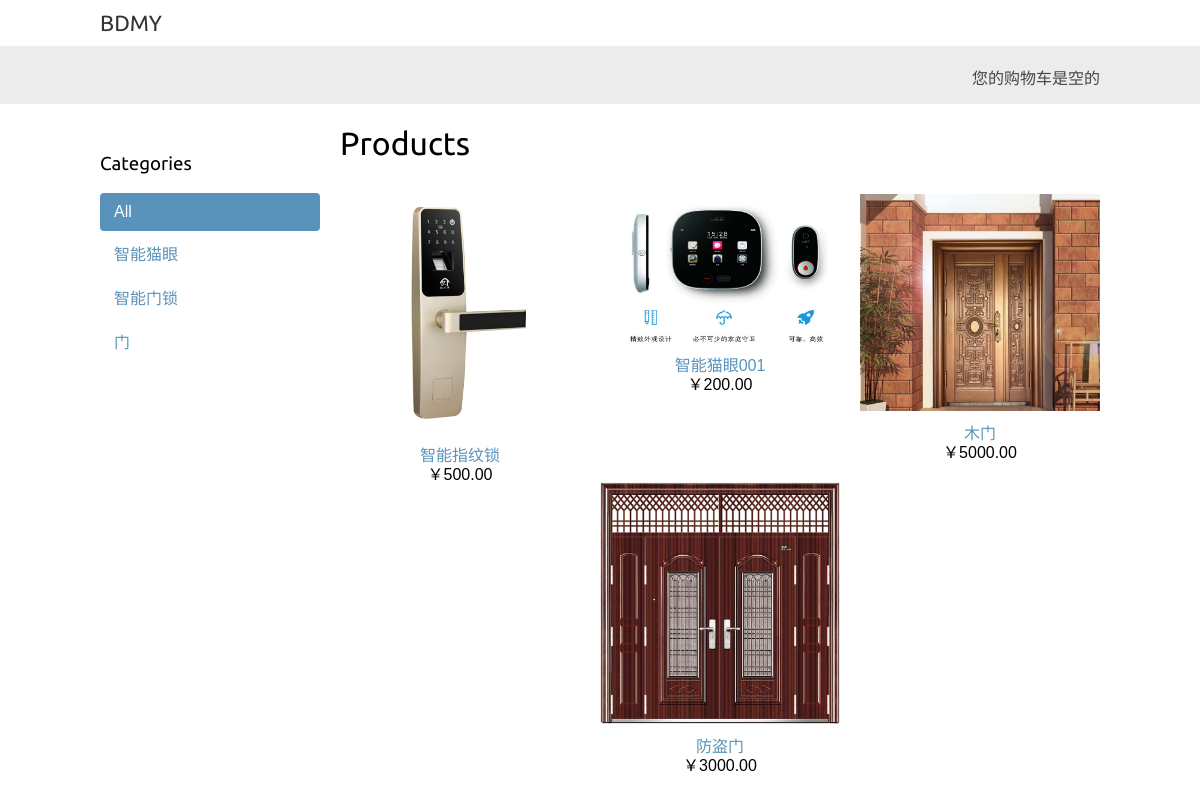
The page / on the database its author committed.
### shop/models.py (models this page shows, shortened)
class Category(models.Model):
    name=models.CharField(max_length=200,
                          db_index=True)
    slug=models.SlugField(max_length=200,
                          db_index=True,
                          unique=True)
    class Meta:
        ordering=('name',)
        verbose_name='vategory'
        verbose_name_plural='categories'
    def get_absolute_url(self):
        return reverse('shop:product_list_by_category',
                       args=[self.slug])

class Product(models.Model):
    category=models.ForeignKey(Category,
                               related_name='products')
    name=models.CharField(max_length=200,db_index=True)
    slug =models.SlugField(max_length=200,db_index=True)
    image = models.ImageField(upload_to='products/%Y/%m/%d',
                              blank=True)
    description=models.TextField(blank=True)
    price = models.DecimalField(max_digits=10,decimal_places=2)
    stock=models.PositiveIntegerField()
    available=models.BooleanField(default=True)
    created=models.DateTimeField(auto_now_add=True)
    updated=models.DateTimeField(auto_now=True)
    class Meta:
        ordering=('name',)
        index_together=(('id','slug'),)
    def get_absolute_url(self):
        return reverse('shop:product_detail',
                       args=[self.id,self.slug])

### shop/views.py (the view)
# urls.py: url(r'^$',views.product_list,name='product_list'),
def product_list(request,category_slug=None):
    category=None
    categories=Category.objects.all()
    products=Product.objects.filter(available=True)
    if category_slug:
        category=get_object_or_404(Category,slug=category_slug)
        products=products.filter(category=category)
    return render(request,
                  'shop/product/list.html',
                  {'category':category,
                   'categories':categories,
                   'products':products})

### cart/cart.py (called while the page is built)
    def __len__(self):
        return sum(item['quantity'] for item in self.cart.values())

### cart/context_processors.py (called while the page is built)
def cart(request):
    return {'cart':Cart(request)}

### shop/templates/shop/product/list.html (shortened to what this page needs)
{% extends 'shop/base.html' %}
{% load static %}
{% block content %}
<div id='sidebar'>
    <h3>Categories</h3>
    <ul>
        <li {% if not category %} class='selected'{% endif %}>
            <a href='{% url 'shop:product_list' %}'>All</a>
        </li>
        {%for c in categories %}
            <li {% if category.slug == c.slug %}class='selected'{% endif %}>
                <a href='{{c.get_absolute_url }}'>{{ c.name }}</a>
            </li>
        {% endfor %}
    </ul>
</div>
<div id ='main' class='product-list'>
    <h1>{% if category %}{{category.name}}{%else%}Products{% endif%} </h1>
    {% for product in products %}
    <div class='item'>
        <a href='{{ product.get_absolute_url }}'>
            <img src ='{% if product.image %}{{ product.image.url }}{% else %}{% static 'img/no_image.png '%}{%endif%}'>
        </a>
        <a href='{{product.get_absolute_url}}'>{{product.name}}</a><br>
        ￥{{product.price}}
    </div>
    {%endfor %}
</div>
{% endblock %}

### shop/templates/shop/base.html (shortened to what this page needs)
{%load static%}
<!DOCTYPE html>
<html>
    <head>
        <link href='{% static 'css/base.css'%}' rel='stylesheet'>
    </head>
    <body>
        <div id='header'>
            <a href='/' class='logo'>BDMY</a>
        </div>
        <div id='subheader'>
            <div class ='cart'>
                {% with total_items=cart|length %}
                {% if cart|length > 0 %}
                您的购物车：
                <a href='{% url 'cart:cart_detail' %}'>
                    {{ total_items}} item {{totla_item|pluralize }},
                    ￥{{cart.get_total_price }}
                </a>
                {% else %}
                您的购物车是空的
                {% endif %}
                {% endwith %}
            </div>
            </div>
        <div id ='content'>
            {%block content %}
            {% endblock %}
        </div>
    </body>
</html>

### shop/static/css/base.css (style rules this page uses)
body { margin:0; padding:0; font-family:helvetica, sans-serif; }
h1, h2, h3, h4, h5 , h6 { font-family: 'Ubuntu', sans-serif; font-weight:normal; }
a { text-decoration:none; color:#5993bb; }
#header { padding:10px 100px; font-size:18px; overflow:auto; }
#subheader { background:#ececec; color:#444; padding:15px 100px; overflow:auto; }
#header .logo { font-family: 'Ubuntu', sans-serif; float:left; color:#333; font-size:22px; margin-right:10%; }
#subheader .cart { float:right; padding-top:4px; }
#content { padding:0 100px; overflow:hidden; }
#sidebar { width:220px; padding:30px 20px 0 0; float:left; }
#sidebar ul { margin:0; padding:0; }
#sidebar ul li { margin:0; list-style:none; padding:10px 14px; }
#sidebar ul li a { display:block; }
#sidebar ul li.selected { background:#5993bb; border-radius:4px; }
#sidebar ul li.selected a { color:#fff; }
#main { float:left; width: 96%; margin-right:-220px; overflow:hidden; }
.product-list .item { width:25%; padding:10px 20px 10px 0; float:left; text-align:center; line-height:1.2; }
.product-list .item img { width:100%; margin-bottom:8px; }

### rows shown on the page
Category: name "智能猫眼"
Category: name "智能门锁"
Category: name "门"
Product: image (picture), name "智能指纹锁", price "500.00"
Product: image (picture), name "智能猫眼001", price "200.00"
Product: image (picture), name "木门", price "5000.00"
Product: image (picture), name "防盗门", price "3000.00"
